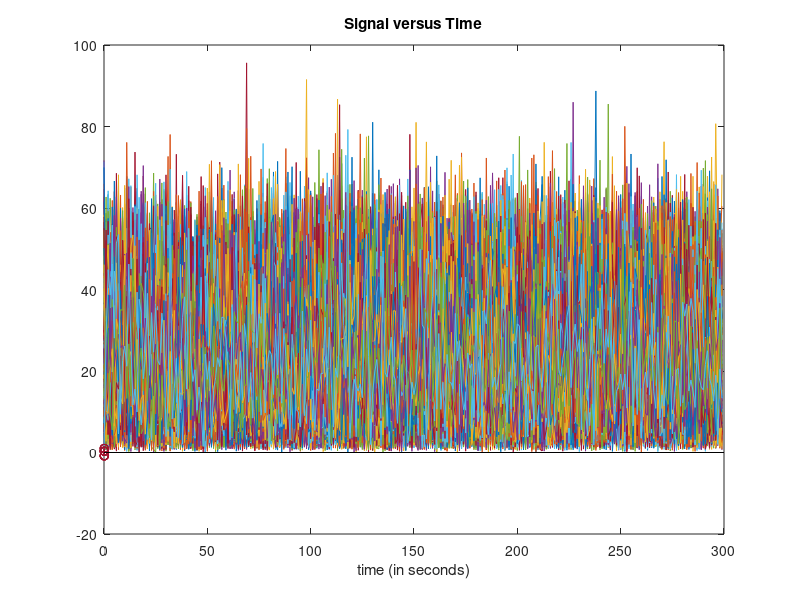

Reproduce this figure in MATLAB.
close all; clear all; clc;

%length of our noise vector - l corresponds to the number of samples. We are assuming one second (unit time), so this also corresponds to the sampling frequency-
%Minimum sampling frequency, for no aliasing = 2*signal frequency -> Nqwist sampling theorem
duration_of_signal = 1; % in seconds
%sampling rate != frequencies present in signal or noise - completely different frequencies

Fs = 600; %means we're sampling 600 samples/second - our range of frequencies we want to see in the noise is 50Hz->300Hz, everything below 300Hz will be oversampled
%But 600 samples means our sampling frequency is 1/600
NumOfSamples = Fs*duration_of_signal;
period = 1/600;
time = 0:period:duration_of_signal-period;
n = 1:1:100;
%noise matrix
x = zeros(1000, 600);
O = zeros(1000, 600);
Noisy = zeros(1000, 600);
for i = 1:1000
    %We want the duratio of our noise to be 600 samples as well, this
    %doesnt really matter, it just needs to be a bunch of white random
    %numbers and we *say* it all occured within a second
    Y = wgn(1, 600, 0, 1, i); %sin(300*pi*time);%
    x(i,:) = Y;%bandpass(Y(1:600),[50 300],600);
    Noisy(i,:) = Y + 0.01*Y.^3;
    O(i,:) = fft(x(i,:));
end
%%
av = zeros(1,600);

%size(x)
%size(O)

for i = 1:1000
y = O(i,1:end);
% f = (0:length(y)-1)*Fs/length(y);
% 
% plot(f,abs(y))
% title('Magnitude')

n = length(x(1,1:end));                         
fshift = (-n/2:n/2-1)*(Fs/n);
yshift = fftshift(y);

av = av + abs(yshift)./1000;

plot(fshift(301:end),abs(yshift(301:end)))
hold on
end
%%
%%Time specifications:
   Fs = 100;                   % samples per second
   dt = 1/Fs;                   % seconds per sample
   StopTime = 0.25;             % seconds
   t = (0:dt:StopTime-dt);     % seconds
   %%Sine wave:
   Fc = 60;                     % hertz
   x = cos(2*pi*Fc*t);
   % Plot the signal versus time:
   stem(t,x);
   xlabel('time (in seconds)');
   title('Signal versus Time');
   zoom xon;